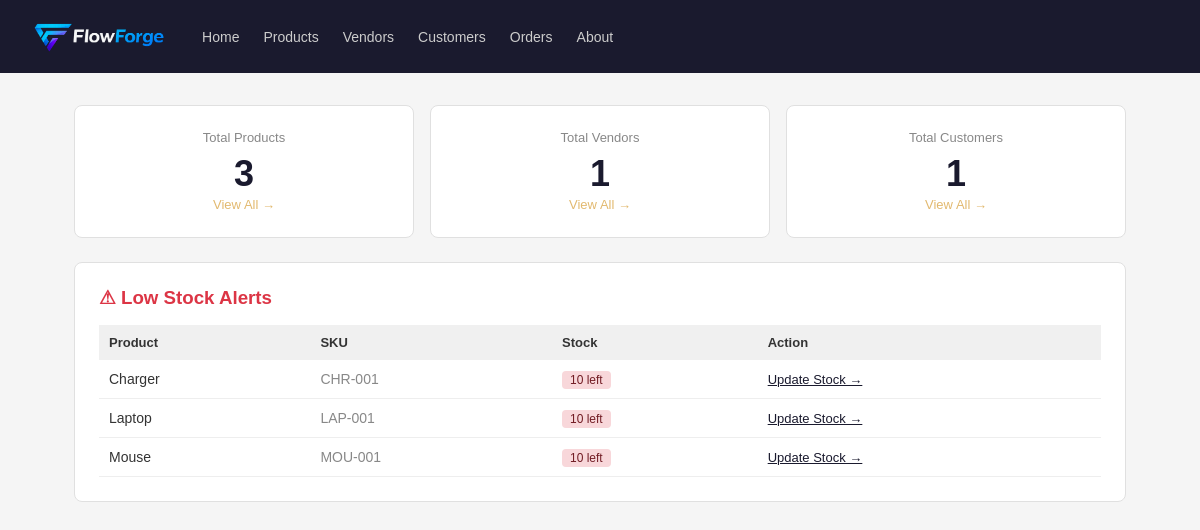
Before: / with the older database file.
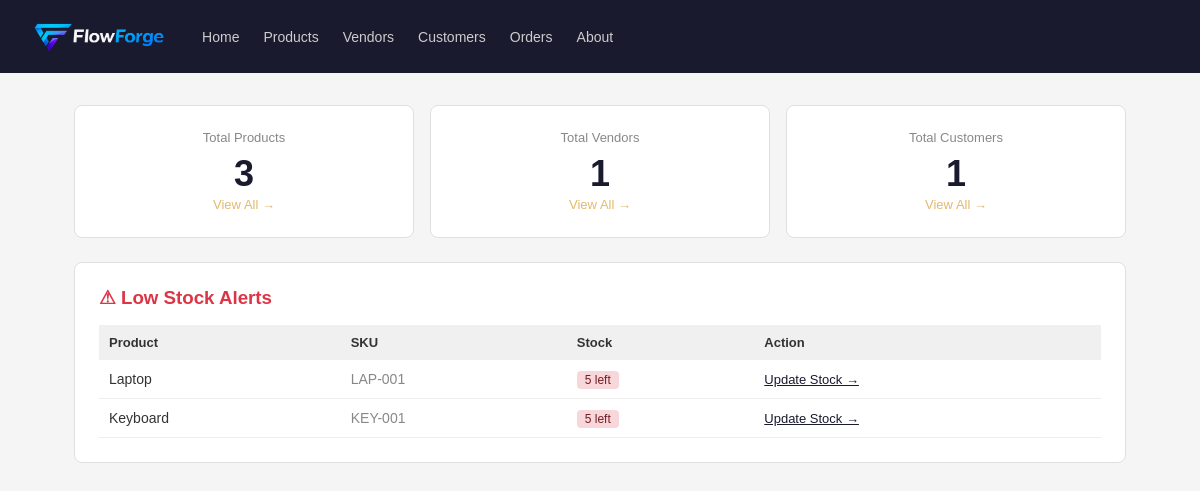
After: the same page with the newer database file.
### tables this page shows
CREATE TABLE products (
            id INTEGER PRIMARY KEY AUTOINCREMENT,
            name TEXT NOT NULL,
            sku TEXT UNIQUE NOT NULL,
            unit_price REAL NOT NULL,
            stock_qty INTEGER DEFAULT 0,
            description TEXT
        );

### App.py (the view)
@app.route('/')
def index():
    db = get_db()
    total_products = db.execute('SELECT COUNT(*) FROM products').fetchone()[0]
    total_vendors = db.execute('SELECT COUNT(*) FROM vendors').fetchone()[0]
    total_customers = db.execute('SELECT COUNT(*) FROM customers').fetchone()[0]
    low_stock = db.execute(
        'SELECT * FROM products WHERE stock_qty <=10'
    ).fetchall()
    db.close()
    return render_template('index.html',
        total_products=total_products,
        total_vendors=total_vendors,
        total_customers=total_customers,
        low_stock=low_stock
    )

### database.py (called while the page is built)
def get_db():
    conn = sqlite3.connect(DATABASE)
    conn.row_factory = sqlite3.Row
    return conn

### templates/index.html (shortened to what this page needs)
{% extends "base.html" %}
{% block content %}
<div style="display: grid; grid-template-columns: repeat(3, 1fr); gap: 16px; margin-bottom: 24px;">
    <div class="card" style="text-align: center;">
        <p style="font-size: 13px; color: #888; margin-bottom: 8px;">Total Products</p>
        <h2 style="font-size: 36px; color: #1a1a2e;">{{ total_products }}</h2>
        <a href="/products" style="font-size: 13px; color: #e2b96f; text-decoration: none;">View All →</a>
    </div>
    <div class="card" style="text-align: center;">
        <p style="font-size: 13px; color: #888; margin-bottom: 8px;">Total Vendors</p>
        <h2 style="font-size: 36px; color: #1a1a2e;">{{ total_vendors }}</h2>
        <a href="/vendors" style="font-size: 13px; color: #e2b96f; text-decoration: none;">View All →</a>
    </div>
    <div class="card" style="text-align: center;">
        <p style="font-size: 13px; color: #888; margin-bottom: 8px;">Total Customers</p>
        <h2 style="font-size: 36px; color: #1a1a2e;">{{ total_customers }}</h2>
        <a href="/customers" style="font-size: 13px; color: #e2b96f; text-decoration: none;">View All →</a>
    </div>
</div>
{% if low_stock %}
<div class="card">
    <h3 style="margin-bottom: 16px; color: #dc3545;">⚠ Low Stock Alerts</h3>
    <table style="width: 100%; border-collapse: collapse;">
        <thead>
            <tr style="background: #f0f0f0;">
                <th style="padding: 10px; text-align: left; font-size: 13px;">Product</th>
                <th style="padding: 10px; text-align: left; font-size: 13px;">SKU</th>
                <th style="padding: 10px; text-align: left; font-size: 13px;">Stock</th>
                <th style="padding: 10px; text-align: left; font-size: 13px;">Action</th>
            </tr>
        </thead>
        <tbody>
            {% for product in low_stock %}
            <tr style="border-bottom: 1px solid #eee;">
                <td style="padding: 10px; font-size: 14px;">{{ product['name'] }}</td>
                <td style="padding: 10px; font-size: 14px; color: #888;">{{ product['sku'] }}</td>
                <td style="padding: 10px;">
                    <span style="background: #f8d7da; color: #721c24;
                                 padding: 2px 8px; border-radius: 4px; font-size: 12px;">
                        {{ product['stock_qty'] }} left
                    </span>
                </td>
                <td style="padding: 10px;">
                    <a href="/products/edit/{{ product['id'] }}"
                       style="font-size: 13px; color: #1a1a2e;">Update Stock →</a>
                </td>
            </tr>
            {% endfor %}
        </tbody>
    </table>
</div>
{% endif %}
</div>
{% endblock %}

Changed rows visible on the page:
no longer on this page (row edited): products: name "Charger", sku "CHR-001", stock_qty "10"
changed products "Laptop": stock_qty "10" → "5"
changed products: name "Mouse" → "Keyboard"; sku "MOU-001" → "KEY-001"; stock_qty "10" → "5"
